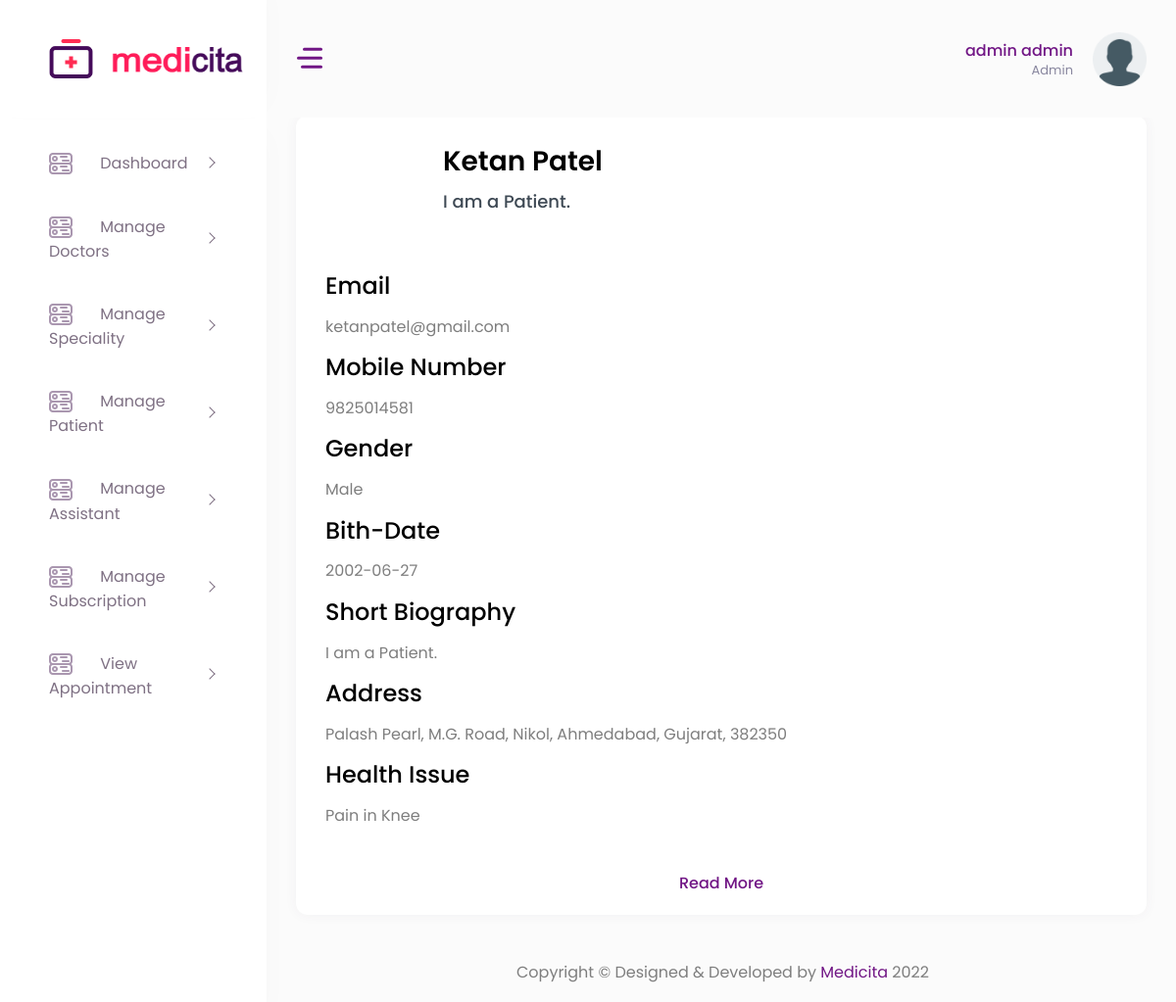
Page /patient_detail.php?id=17 (signed in) on the committed database.
### tables this page shows
CREATE TABLE IF NOT EXISTS `user` (
  `id` int NOT NULL AUTO_INCREMENT,
  `user_type` enum('Admin','Doctor','Patient','Assistant') NOT NULL,
  `first_name` varchar(50) NOT NULL,
  `last_name` varchar(50) NOT NULL,
  `email` varchar(200) NOT NULL,
  `password` varchar(50) NOT NULL,
  `mobile_number` bigint NOT NULL,
  `gender` enum('Male','Female','Other','') DEFAULT NULL,
  `birth_date` date DEFAULT NULL,
  `otp` int DEFAULT NULL,
  `profile_photo` varchar(150) DEFAULT NULL,
  `bio` varchar(255) DEFAULT NULL,
  `address` text,
  `state` varchar(255) DEFAULT NULL,
  `city` varchar(255) DEFAULT NULL,
  `zip_code` int DEFAULT NULL,
  `status` enum('Pending','Rejected','Approved','') NOT NULL DEFAULT 'Pending',
  PRIMARY KEY (`id`)
);

CREATE TABLE IF NOT EXISTS `patient_basic_profile` (
  `patient_basic_profile_id` int NOT NULL AUTO_INCREMENT,
  `user_id` int DEFAULT NULL,
  `health_issue` varchar(255) DEFAULT NULL,
  PRIMARY KEY (`patient_basic_profile_id`),
  KEY `user_id` (`user_id`)
);

### patient_detail.php (the view, shortened to what this page needs)
<?php
	include "header.php";
    include "action/databaseconn.php";
?>
<div>
    <div class="container-fluid">
        <div class="row">
            <div class="col-xl">
                <div class="row">
                    <div class="col-md-12">
                        <div class="card">
                            <div class="card-body">
                                <div class="d-flex doctor-info-details mb-5">
                                    <?php
                                        $query = "SELECT * FROM user INNER JOIN patient_basic_profile ON patient_basic_profile.user_id = user.id WHERE id = '".$_GET['id']."'";
                                        $result = mysqli_query($conn, $query);
                                        $arr_doctor = [];
                                        if($result->num_rows > 0)
                                        {
                                            $arr_doctor = $result->fetch_all(MYSQLI_ASSOC);
                                        }
                                    ?>
                                    <?php if(!empty($arr_doctor)) { ?>
                                    <?php foreach($arr_doctor as $r) { ?>
                                    <div class="media align-self-start">
                                    </div>
                                    <div class="media-body">
                                        <h2 class="mb-2"><?=$r['first_name']?> <?=$r['last_name']?></h2>
                                    <?php }} ?>
                                        <p class="mb-md-2 mb-sm-4 mb-2"><?=$r['bio']?></p>
                                    </div>
                                </div>
                                <div class="doctor-info-content">
                                    <h3 class="text-black mb-3">Email</h3>
                                    <p class="mb-3"><?=$r['email']?></p>
                                </div>
                                <div class="doctor-info-content">
                                    <h3 class="text-black mb-3">Mobile Number</h3>
                                    <p class="mb-3"><?=$r['mobile_number']?></p>
                                </div>
                                <div class="doctor-info-content">
                                    <h3 class="text-black mb-3">Gender</h3>
                                    <p class="mb-3"><?=$r['gender']?></p>
                                </div>
                                <div class="doctor-info-content">
                                    <h3 class="text-black mb-3">Bith-Date</h3>
                                    <p class="mb-3"><?=$r['birth_date']?></p>
                                </div>
                                <div class="doctor-info-content">
                                    <h3 class="text-black mb-3">Short Biography</h3>
                                    <p class="mb-3"><?=$r['bio']?></p>
                                </div>
                                <div class="doctor-info-content">
                                    <h3 class="text-black mb-3">Address</h3>
                                    <p class="mb-3"><?=$r['address'].", ".$r['city'].", ".$r['state'].", ".$r['zip_code']?></p>
                                </div>
                                <div class="doctor-info-content">
                                    <h3 class="text-black mb-3">Health Issue</h3>
                                    <p class="mb-3"><?=$r['health_issue']?></p>
                                </div>
                            </div>
                            <div class="card-footer border-0 pt-0 text-center">
                                <a href="#" class="btn-link">Read More</a>
                            </div>
                        </div>
                    </div>
                </div>
            </div>
        </div>
    </div>
</div>
<?php
    include "footer.php";
?>

### header.php (shortened to what this page needs)
<?php
include "action/databaseconn.php";
   if(!isset($_SESSION["login"]))
   {
   	header("location:index.php");
   }
   else
   {
      $user_type = $_SESSION['user_type'];
   }
   ?>
<!DOCTYPE html>
<html lang="en">
   <head>
      <link href="vendor/jqvmap/css/jqvmap.min.css" rel="stylesheet">
      <link rel="stylesheet" href="vendor/chartist/css/chartist.min.css">
      <link href="vendor/datatables/css/jquery.dataTables.min.css" rel="stylesheet">
      <link href="vendor/bootstrap-select/dist/css/bootstrap-select.min.css" rel="stylesheet">
      <link rel="stylesheet" href="vendor/toastr/css/toastr.min.css">
    <link href="vendor/bootstrap-material-datetimepicker/css/bootstrap-material-datetimepicker.css" rel="stylesheet">
      <link href="css/style.css" rel="stylesheet">
      <link href="css/custom.css" rel="stylesheet">
   </head>
   <body>
      <div id="main-wrapper">
      <div class="nav-header">
         <a href="index.php" class="brand-logo">
            <img class="logo-abbr" src="images/logo.png" alt="">
            <img class="brand-title" src="images/logo-text.png" alt="">
         </a>
         <div class="nav-control">
            <div class="hamburger">
               <span class="line"></span><span class="line"></span><span class="line"></span>
            </div>
         </div>
      </div>
      <div class="header">
         <div class="header-content">
            <nav class="navbar navbar-expand">
               <div class="collapse navbar-collapse justify-content-between">
                  <ul class="navbar-nav header-right">
                     <li class="nav-item dropdown header-profile">
                        <a class="nav-link" href="#" role="button" data-toggle="dropdown">
                           <div class="header-info">
                              <span><?php echo $_SESSION['first_name']." ".$_SESSION['last_name'] ?></span>
                              <small><?php echo $user_type?></small>
                           </div>
                           <?php
                              $query1 = "select * from user where id = '".$_SESSION['id']."'";
                              $result = mysqli_query($conn, $query1);
                              $arr_doc = [];
                              if($result->num_rows > 0)
                              {
                                 $arr_doc = $result->fetch_all(MYSQLI_ASSOC);
                              }
                           ?>
                           <?php if(!empty($arr_doc)) { ?>
                                 <?php foreach($arr_doc as $r2) {
                                    if ($r2['profile_photo'] > 0) {
                                       ?>
                                       <img src=<?php echo "image/".$r2['profile_photo'] ?> width="20" alt=""/>
                                 <?php
                                    }
                                    else {
                                       ?>
                                       <img src="images/avatar/727399.png" width="20" alt=""/>
                                 <?php
                                    }
                                    ?>
                           <?php }} ?>
                        </a>
                     </li>
                  </ul>
               </div>
            </nav>
         </div>
      </div>
      <div class="deznav">
         <div class="deznav-scroll">
            <?php
               if($_SESSION['user_type'] == "Doctor")
               {
                  include ("doctor_sidebar.php");
               }
               elseif($_SESSION['user_type'] == "Patient")
               {
                  include ("patient_sidebar.php");
               }
               elseif($_SESSION['user_type'] == "Admin")
               {
                  include ("admin_sidebar.php");
               }
               elseif($_SESSION['user_type'] == "Assistant")
               {
                  include ("assistant_sidebar.php");
               }
            ?>
         </div>
      </div>
      <div class="content-body">

### rows in the picture
patient_basic_profile: user.first_name "Ketan", user.last_name "Patel", user.bio "I am a Patient.", user.email "ketanpatel@gmail.com", user.mobile_number "9825014581", user.gender "Male", user.birth_date "2002-06-27", user.address "Palash Pearl, M.G. Road, Nikol", user.city "Ahmedabad", user.state "Gujarat", user.zip_code "382350", health_issue "Pain in Knee"

### other values in the picture
$_SESSION['first_name'] "admin"
$_SESSION['last_name'] "admin"
$user_type "Admin"
